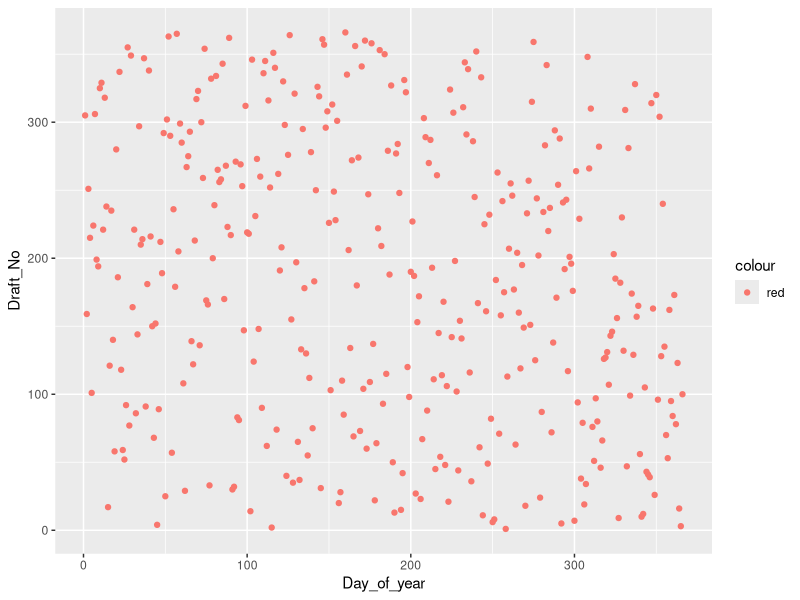
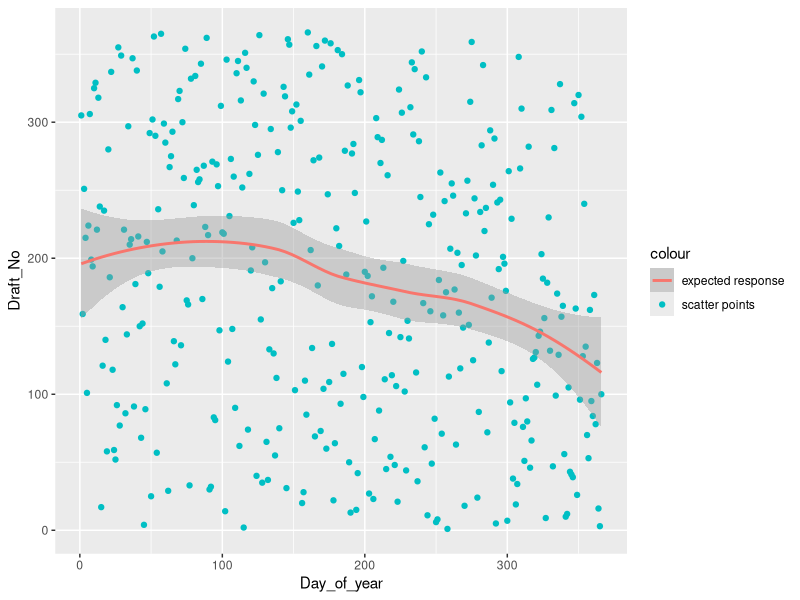
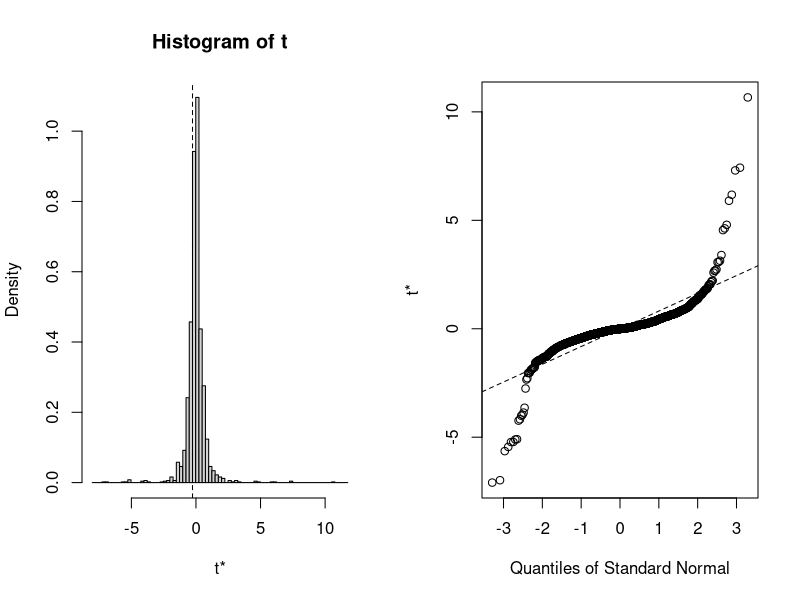
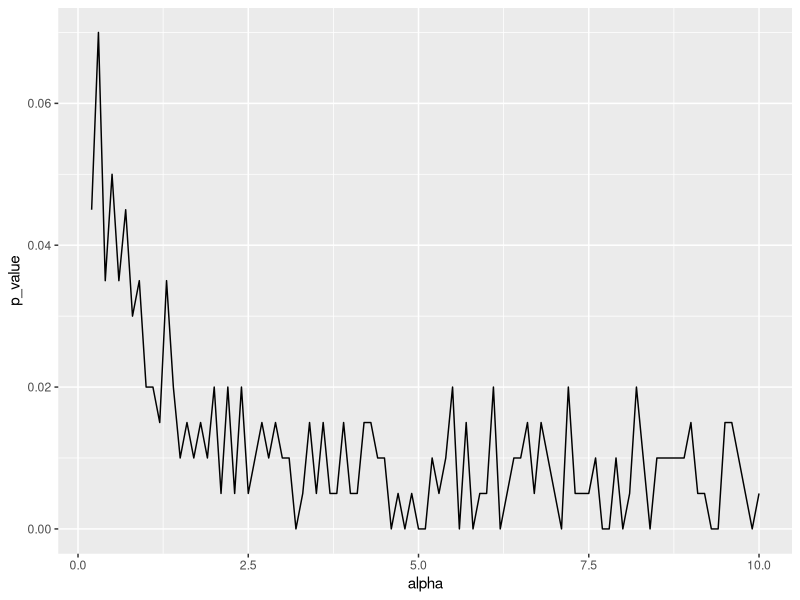
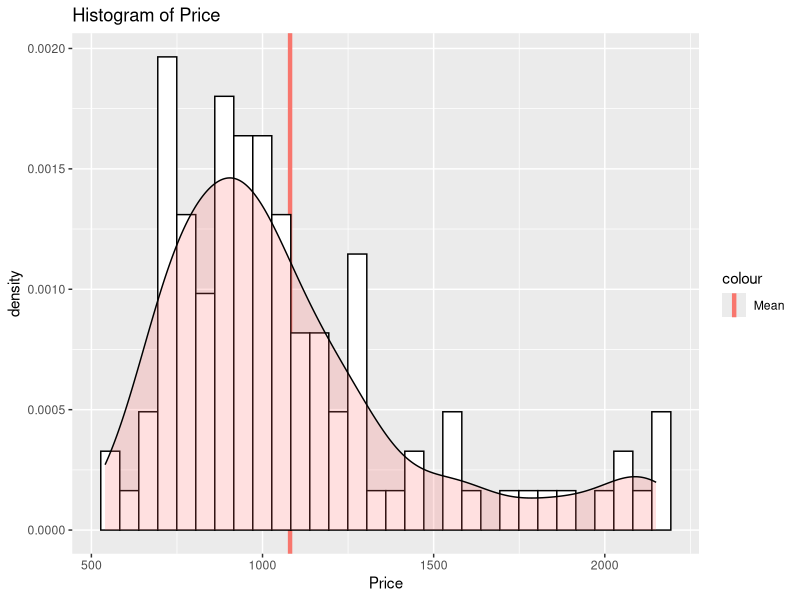
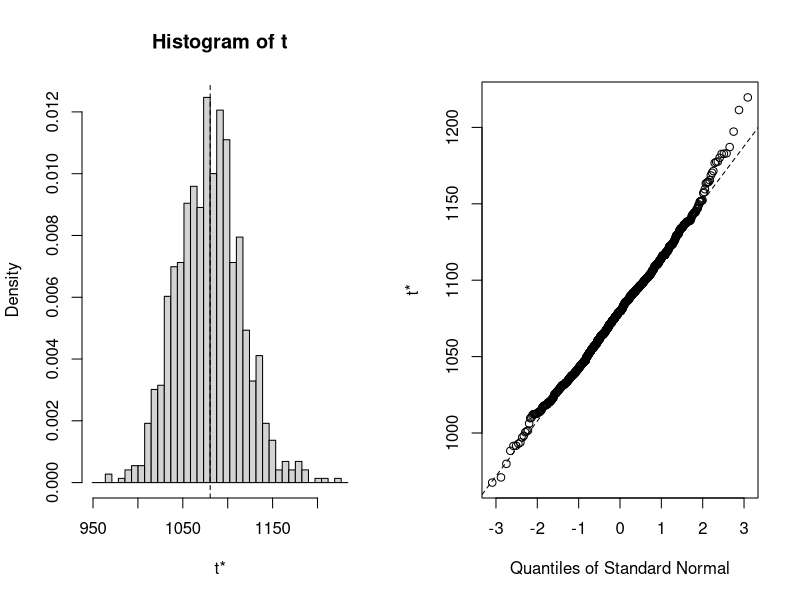

The R source for these figures, in order:
## ---- chunk 1
Sys.setlocale(locale = "English")
knitr::opts_chunk$set(echo = TRUE, out.height = "300px")
# libraries used in this lab
library(ggplot2)
#install.packages("boot") # to create booststarp
library(boot)
## ---- chunk 2
# scatterplot 
rm(list=ls())
data1 = read.csv2("lottery.csv")

plot_11 = ggplot(data = data1,aes(x = Day_of_year, y = Draft_No)) + 
  geom_point(aes(color = "red")) 
plot_11
## ---- chunk 3
# loess(formula = Draft_No~Day_of_year, data = data1)

plot_11 + 
  # geom_smooth()` using method = 'loess' and formula 'y ~ x'
  geom_smooth(method ="loess", formula = y~x, aes(color="blue")) +
  scale_color_discrete(labels=c("expected response",
                                "scatter points")
                       )
## ---- chunk 4
# use non-parametric bootstrap 
# need data = data1, statistic = loess & test stat, R = 2000
stats = function(data,vn){
  data<-data[vn,]
  # Y=Draft_No & X=Day_of_year
  # create the loess regression
  reg = loess(Draft_No ~ Day_of_year, data = data)
  # the X which owns the max/min Y in original data
  X_b = data$Day_of_year[which.max(data$Draft_No)]   
  X_a = data$Day_of_year[which.min(data$Draft_No)]
  # Y_hat(X)
  fit_X_b = reg$fitted[X_b]
  fit_X_a = reg$fitted[X_a]
  # the given test statistic
  T_stat = (fit_X_b - fit_X_a) / (X_b-X_a)
  return(T_stat)
}

#bootstrap
set.seed(123456)
myboot = boot(data = data1, 
              statistic = stats,
              R = 2000)

# summary
myboot

# plot distribution
plot(myboot, index = 1)
## ---- chunk 5
# calculate the p-value
# null hypothesis: T>=0, hv tendancy
p_val = mean(myboot$t>=0, na.rm = TRUE)
p_val
## ---- chunk 6
set.seed(123456)
permutation_test <- function(B, data1){
  n = dim(data1)[1]
  stat = numeric(B)
  for(b in 1:B){
    # randoming X
    Gb = sample(data1$Day_of_year, n)
    data11 <- data1
    data11$Day_of_year <- Gb
    stat[b] <- stats(data11,1:n)
  }
  return(stat)
}

stat <- permutation_test(B=2000, data1)

stat0 <- stats(data1,1:nrow(data1))
print (c( stat0 ,mean(abs(stat)>=abs(stat0)) ))
## ---- chunk 7
fun <- function(a){
  ## step (a)
  n <- 366
  b <- rnorm(n, mean=183, sd = 10)
  X <- data1$Day_of_year
  Y <- sapply(1:n,function(i){
    t <- min(a*X[i]+b[i],366)
    t <- max(0,t)
  })
  data15 <- data.frame(Day_of_year=X,Draft_No=Y)
  
  ## step (b)
  stat <- permutation_test(B=200, data15)
  
  stat0 <- stats(data15,1:n)
  return(c( stat0 ,mean(abs(stat)>=abs(stat0)) ))
}

fun(a=0.1)
## ---- chunk 8
## step (c)
result <- sapply(seq(0.2,10,0.1), fun)
result<- data.frame(alpha=seq(0.2,10,0.1), p_value=result[2,])
ggplot(data = result,aes(x=alpha,y=p_value))+
  geom_line()
## ---- chunk 9
rm(list = ls())
data2 = read.csv2("prices1.csv")
## ---- chunk 10
# calculate the mean of the price
price_mean = mean(data2$Price) # 1080.473

# create the plot - hist + distribution + mean  
ggplot(data = data2, aes(x = Price)) + 
  #geom_histogram(color = "#33CCFF", fill = "#33CCFF") + 
  ggtitle("Histogram of Price") + 
  geom_vline(aes(xintercept = price_mean, color = "Mean"),size=1.5) + 
  geom_histogram(aes(y=..density..),
                 colour="black",
                 fill="white",
                 bins=30)+
  geom_density(alpha=.2, fill="#FF6666")  
  # geom_density(kernel = "poisson") create a possion distribution
## ---- chunk 11
price_mean
## ---- chunk 12
# function - estiamte mean
stat1 <- function(vec,vn){
    return(mean(vec[vn]))
}
B=1000

set.seed(123456)
res1 = boot(data2$Price, stat1, R=B)
res1
## ---- chunk 13
# bias correcred estimator
2*res1$t0-mean(res1$t)

# variance of mean price (output of statistic)
var_boot <- 1/(B-1)*sum((res1$t-mean(res1$t))^2 )
var_boot
## ---- chunk 14

# default is a 95% confidence interval
ci <- boot.ci(res1, type = c("perc", "bca", "norm"))
print(ci) 

plot(res1)
## ---- chunk 15
# other jackknife function
# library(bootstrap)
# res2 <- jackknife(x=data2$Price,stat1)
# mean(res2$jack.values)

n = nrow(data2)
constant = 1/(n*(n-1))

T_i_star = sapply(1:n, function(i){
  n * mean(data2$Price) - (n-1) * mean(data2[-i,1])
})

J_T = (1/n) * sum(T_i_star)

Var_T_jackknife = constant * sum((T_i_star - J_T)^2)
Var_T_jackknife
## ---- chunk 16
table = data.frame(boostrap = var_boot, jackknife= Var_T_jackknife)
knitr::kable(table)
## ---- chunk 17
percent<-ci$percent
bca<-ci$bca
norm<-ci$normal
intervals = rbind(percent[4:5],bca[4:5],norm[2:3])
Len.CI=intervals[,2]-intervals[,1]
Esti.mean=intervals[,1]+Len.CI/2
table2 <- data.frame(Len.CI,Esti.mean)
rownames(table2) <- c("percent","bca","norm")
knitr::kable(table2)
